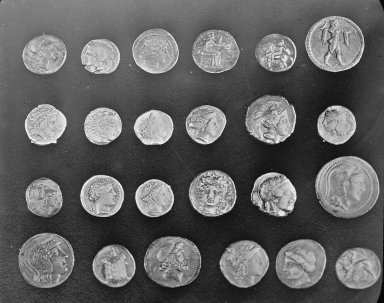
#> input picture skimage.data.coins(), 384 x 303 px
$ python semana10_texturas.py
#> lines starting #> are read from the running program, lines starting #| are printed output that depends on the picture; after the words box and inside, x2 and y2 are one past the last pixel; in counts of white or black regions, pixels touching at a corner belong together
# ==========================================================
# SEMANA 10
# RECONOCIMIENTO Y COMPARACIÓN DE IMÁGENES
#
# Imagen
#   ↓
# Escala de grises
#   ↓
# Otsu
#   ↓
# Regiones
#   ↓
# Intensidad
#   ↓
# Textura LBP
#   ↓
# Vector de características
#   ↓
# Comparación entre imágenes
# ==========================================================

from pathlib import Path
import argparse
import json

import matplotlib

matplotlib.use("Agg")

import matplotlib.pyplot as plt
import numpy as np

from PIL import Image

from skimage import (
    color,
    data,
    filters,
    measure,
)

from skimage.feature import (
    local_binary_pattern,
)


# ==========================================================
# CONFIGURACIÓN GENERAL
# ==========================================================

ROOT = (
    Path(__file__)
    .resolve()
    .parent
    .parent
)

ARTIFACTS = (
    ROOT
    / "artifacts"
)

REPORTS = (
    ROOT
    / "reports"
)

ARTIFACTS.mkdir(
    parents=True,
    exist_ok=True
)

REPORTS.mkdir(
    parents=True,
    exist_ok=True
)


# ==========================================================
# CLASE PRINCIPAL
# ==========================================================

class ProcesadorCaracteristicasSemana10:

    def __init__(
        self,
        area_minima=50,
        radio_lbp=2
    ):

        self.area_minima = int(
            area_minima
        )

        self.radio_lbp = int(
            radio_lbp
        )

        if self.area_minima < 1:

            raise ValueError(
                "El área mínima debe ser mayor o igual a 1."
            )

        if self.radio_lbp < 1:

            raise ValueError(
                "El radio LBP debe ser mayor o igual a 1."
            )

        self.puntos_lbp = (
            8
            *
            self.radio_lbp
        )


    # ======================================================
    # CARGAR IMAGEN
    # ======================================================

    # [68 lines left out: function cargar_imagen, not called in this run]


    # ======================================================
    # IMAGEN ACADÉMICA DE PRUEBA
    # ======================================================

    def cargar_imagen_prueba(
        self
    ):

        return data.coins()


    # ======================================================
    # ESCALA DE GRISES
    # ======================================================

    def convertir_grises(
        self,
        imagen
    ):

        if imagen.ndim == 2:

            gris = imagen.astype(
                np.float64
            )

            if gris.max() > 1:

                gris = (
                    gris
                    /
                    255.0
                )

        else:

            gris = color.rgb2gray(
                imagen
            )


        return gris


    # ======================================================
    # SEGMENTACIÓN OTSU
    # ======================================================

    def segmentar_otsu(
        self,
        gris
    ):

        umbral = (
            filters.threshold_otsu(
                gris
            )
        )


        mascara = (
            gris
            >
            umbral
        )


        return (
            float(
                umbral
            ),
            mascara
        )


    # ======================================================
    # REGIONES CONECTADAS
    # ======================================================

    def detectar_regiones(
        self,
        mascara
    ):

        etiquetas = (
            measure.label(
                mascara
            )
        )


        regiones_totales = (
            measure.regionprops(
                etiquetas
            )
        )


        regiones_validas = [
            region
            for region in regiones_totales
            if region.area
            >
            self.area_minima
        ]


        return (
            etiquetas,
            regiones_totales,
            regiones_validas
        )


    # ======================================================
    # MEDICIÓN DE REGIONES
    # ======================================================

    def medir_regiones(
        self,
        regiones_validas
    ):

        areas = np.array(
            [
                region.area
                for region in regiones_validas
            ],
            dtype=float
        )


        if len(
            areas
        ) > 0:

            area_media = float(
                areas.mean()
            )

            desviacion_area = float(
                areas.std()
            )

        else:

            area_media = 0.0
            desviacion_area = 0.0


        return {

            "cantidad_regiones":
                int(
                    len(
                        regiones_validas
                    )
                ),

            "area_media":
                area_media,

            "desviacion_area":
                desviacion_area
        }


    # ======================================================
    # HISTOGRAMA DE INTENSIDAD
    # ======================================================

    def calcular_histograma_intensidad(
        self,
        gris
    ):

        imagen_255 = (
            gris
            *
            255.0
        )


        histograma, bins = (
            np.histogram(
                imagen_255.ravel(),
                bins=32,
                range=(
                    0,
                    256
                ),
                density=True
            )
        )


        return (
            histograma,
            bins
        )


    # ======================================================
    # DISTRIBUCIÓN DE INTENSIDAD
    # ======================================================

    def calcular_distribucion_intensidad(
        self,
        gris
    ):

        imagen_255 = (
            gris
            *
            255.0
        )


        total = int(
            imagen_255.size
        )


        oscuros = int(
            np.sum(
                imagen_255 <= 84
            )
        )


        intermedios = int(
            np.sum(
                (
                    imagen_255 >= 85
                )
                &
                (
                    imagen_255 <= 169
                )
            )
        )


        claros = int(
            np.sum(
                imagen_255 >= 170
            )
        )


        def calcular_porcentaje(
            cantidad
        ):

            if total == 0:
                return 0.0

            return round(
                (
                    cantidad
                    /
                    total
                )
                *
                100,
                2
            )


        return {

            "oscuras": {
                "pixeles":
                    oscuros,

                "porcentaje":
                    calcular_porcentaje(
                        oscuros
                    )
            },

            "intermedias": {
                "pixeles":
                    intermedios,

                "porcentaje":
                    calcular_porcentaje(
                        intermedios
                    )
            },

            "claras": {
                "pixeles":
                    claros,

                "porcentaje":
                    calcular_porcentaje(
                        claros
                    )
            },

            "total_pixeles":
                total
        }


    # ======================================================
    # TEXTURA LBP
    # ======================================================

    def calcular_textura_lbp(
        self,
        gris
    ):

        imagen_lbp = (
            gris
            *
            255
        ).astype(
            np.uint8
        )


        lbp = (
            local_binary_pattern(
                imagen_lbp,
                self.puntos_lbp,
                self.radio_lbp,
                method="uniform"
            )
        )


        histograma_lbp, _ = (
            np.histogram(
                lbp.ravel(),
                bins=np.arange(
                    0,
                    self.puntos_lbp + 3
                ),
                density=True
            )
        )


        return (
            lbp,
            histograma_lbp
        )


    # ======================================================
    # VECTOR DE CARACTERÍSTICAS
    # ======================================================

    def construir_vector_caracteristicas(
        self,
        mediciones,
        histograma_intensidad,
        histograma_lbp
    ):

        regiones = np.array(
            [
                mediciones[
                    "area_media"
                ],

                mediciones[
                    "desviacion_area"
                ],

                mediciones[
                    "cantidad_regiones"
                ]
            ],
            dtype=float
        )


        vector = np.concatenate(
            [
                regiones,
                histograma_intensidad,
                histograma_lbp
            ]
        )


        return vector


    # ======================================================
    # EXTRAER DESCRIPTORES
    # ======================================================

    def extraer_descriptores(
        self,
        imagen
    ):

        gris = (
            self.convertir_grises(
                imagen
            )
        )


        (
            umbral,
            mascara
        ) = (
            self.segmentar_otsu(
                gris
            )
        )


        (
            etiquetas,
            regiones_totales,
            regiones_validas
        ) = (
            self.detectar_regiones(
                mascara
            )
        )


        mediciones = (
            self.medir_regiones(
                regiones_validas
            )
        )


        (
            histograma_intensidad,
            bins
        ) = (
            self.calcular_histograma_intensidad(
                gris
            )
        )


        distribucion_intensidad = (
            self.calcular_distribucion_intensidad(
                gris
            )
        )


        (
            lbp,
            histograma_lbp
        ) = (
            self.calcular_textura_lbp(
                gris
            )
        )


        vector = (
            self.construir_vector_caracteristicas(
                mediciones,
                histograma_intensidad,
                histograma_lbp
            )
        )


        return {

            "gris":
                gris,

            "umbral":
                umbral,

            "mascara":
                mascara,

            "etiquetas":
                etiquetas,

            "regiones_totales":
                regiones_totales,

            "regiones_validas":
                regiones_validas,

            "mediciones":
                mediciones,

            "histograma_intensidad":
                histograma_intensidad,

            "bins":
                bins,

            "distribucion_intensidad":
                distribucion_intensidad,

            "lbp":
                lbp,

            "histograma_lbp":
                histograma_lbp,

            "vector":
                vector
        }


    # ======================================================
    # GUARDAR VECTOR
    # ======================================================

    def guardar_vector(
        self,
        vector,
        nombre="semana10_features.npy"
    ):

        ruta = (
            ARTIFACTS
            /
            nombre
        )


        np.save(
            ruta,
            vector
        )


        return ruta


    # ======================================================
    # GUARDAR HISTOGRAMA
    # ======================================================

    def guardar_histograma(
        self,
        histograma,
        bins,
        nombre="semana10_histograma.png"
    ):

        centros = (
            bins[:-1]
            +
            bins[1:]
        ) / 2


        figura, eje = (
            plt.subplots(
                figsize=(
                    7,
                    4
                )
            )
        )


        eje.plot(
            centros,
            histograma
        )


        eje.set_title(
            "Histograma de intensidad - Semana 10"
        )


        eje.set_xlabel(
            "Intensidad"
        )


        eje.set_ylabel(
            "Densidad"
        )


        figura.tight_layout()


        ruta = (
            ARTIFACTS
            /
            nombre
        )


        figura.savefig(
            ruta,
            dpi=160
        )


        plt.close(
            figura
        )


        return ruta


    # ======================================================
    # CONVERTIR DESCRIPTORES A RESULTADO
    # ======================================================

    def construir_resultado(
        self,
        nombre,
        descriptores,
        ruta_features=None,
        ruta_histograma=None
    ):

        mediciones = (
            descriptores[
                "mediciones"
            ]
        )


        resultado = {

            "archivo":
                str(
                    nombre
                ),

            "umbral_otsu":
                float(
                    descriptores[
                        "umbral"
                    ]
                ),

            "regiones_totales":
                int(
                    len(
                        descriptores[
                            "regiones_totales"
                        ]
                    )
                ),

            "regiones":
                int(
                    mediciones[
                        "cantidad_regiones"
                    ]
                ),

            "area_minima":
                int(
                    self.area_minima
                ),

            "area_media":
                float(
                    mediciones[
                        "area_media"
                    ]
                ),

            "desviacion_area":
                float(
                    mediciones[
                        "desviacion_area"
                    ]
                ),

            "radio_lbp":
                int(
                    self.radio_lbp
                ),

            "puntos_lbp":
                int(
                    self.puntos_lbp
                ),

            "dimension_vector":
                int(
                    len(
                        descriptores[
                            "vector"
                        ]
                    )
                ),

            "distribucion_intensidad":
                descriptores[
                    "distribucion_intensidad"
                ]
        }


        if ruta_features is not None:

            resultado[
                "features"
            ] = str(
                ruta_features
            )


        if ruta_histograma is not None:

            resultado[
                "histograma"
            ] = str(
                ruta_histograma
            )


        return resultado


    # ======================================================
    # ANALIZAR UNA IMAGEN
    # ======================================================

    def procesar_imagen(
        self,
        imagen,
        nombre="imagen"
    ):

        descriptores = (
            self.extraer_descriptores(
                imagen
            )
        )


        ruta_features = (
            self.guardar_vector(
                descriptores[
                    "vector"
                ]
            )
        )


        ruta_histograma = (
            self.guardar_histograma(
                descriptores[
                    "histograma_intensidad"
                ],
                descriptores[
                    "bins"
                ]
            )
        )


        return (
            self.construir_resultado(
                nombre,
                descriptores,
                ruta_features,
                ruta_histograma
            )
        )


    # [545 lines left out: functions analizar, similitud_coseno, similitud_relativa, comparar, not called in this run]


    # ======================================================
    # EJEMPLO INDIVIDUAL
    # ======================================================

    def ejecutar_ejemplo_clase(
        self
    ):

        imagen = (
            self.cargar_imagen_prueba()
        )


        return (
            self.procesar_imagen(
                imagen,
                nombre="skimage.data.coins"
            )
        )


# ==========================================================
# FUNCIÓN DE INTEGRACIÓN INDIVIDUAL
# ==========================================================

# [46 lines left out: functions analizar_imagen_semana10, comparar_imagenes_semana10, not called in this run]


# ==========================================================
# EJEMPLO ACADÉMICO
# ==========================================================

def ejecutar_semana10_clase(
    area_minima=50,
    radio_lbp=2
):

    procesador = (
        ProcesadorCaracteristicasSemana10(
            area_minima=area_minima,
            radio_lbp=radio_lbp
        )
    )


    return (
        procesador.ejecutar_ejemplo_clase()
    )


# ==========================================================
# CONSOLA
# ==========================================================

def main():

    parser = argparse.ArgumentParser(
        description=(
            "Semana 10 - Extracción y comparación "
            "de características visuales."
        )
    )


    parser.add_argument(
        "--imagen",
        type=str,
        default=None
    )


    parser.add_argument(
        "--referencia",
        type=str,
        default=None
    )


    parser.add_argument(
        "--comparacion",
        type=str,
        default=None
    )


    parser.add_argument(
        "--area-minima",
        type=int,
        default=50
    )


    parser.add_argument(
        "--radio-lbp",
        type=int,
        default=2
    )


    parser.add_argument(
        "--json",
        action="store_true"
    )


    args = (
        parser.parse_args()
    )


    try:

        if (
            args.referencia
            and
            args.comparacion
        ):

            resultado = (
                comparar_imagenes_semana10(
                    ruta_referencia=
                        args.referencia,

                    ruta_comparacion=
                        args.comparacion,

                    area_minima=
                        args.area_minima,

                    radio_lbp=
                        args.radio_lbp
                )
            )

        elif args.imagen:

            resultado = (
                analizar_imagen_semana10(
                    ruta_imagen=
                        args.imagen,

                    area_minima=
                        args.area_minima,

                    radio_lbp=
                        args.radio_lbp
                )
            )

        else:

            resultado = (
                ejecutar_semana10_clase(
                    area_minima=
                        args.area_minima,

                    radio_lbp=
                        args.radio_lbp
                )
            )
#> in cargar_imagen_prueba, returned value is the input picture: shape (303, 384); min 1, max 252, mean 96.9
#> in segmentar_otsu, `umbral = ( filters.threshold_otsu( gris ) )`: umbral = 0.417
#> in segmentar_otsu, `mascara = ( gris > umbral )`:
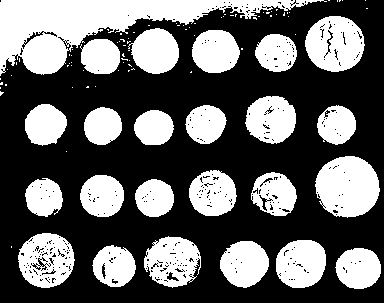
#> mascara: shape (303, 384) bool; 39.2% white; 98 white regions (74 under 20 px)
#> in detectar_regiones, `etiquetas = ( measure.label( mascara ) )`:
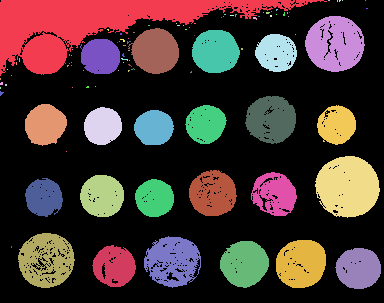
#> etiquetas: shape (303, 384) int32; 99 distinct labels, from 0 to 98; one colour per label, 0 black
#> in detectar_regiones, `regiones_totales = ( measure.regionprops( etiquetas ) )`: regiones_totales = 98 regions; largest, box (x1, y1, x2, y2) and area: (0, 0, 327, 76) 9180, (315, 156, 380, 218) 3070, (305, 16, 365, 72) 2468, (18, 233, 75, 288) 2137, (144, 236, 201, 288) 1993
#> in detectar_regiones, `regiones_validas = [ region for region in regiones_totales if region.a..`: regiones_validas = 24 regions; largest, box (x1, y1, x2, y2) and area: (0, 0, 327, 76) 9180, (315, 156, 380, 218) 3070, (305, 16, 365, 72) 2468, (18, 233, 75, 288) 2137, (144, 236, 201, 288) 1993
#> (the rest of the program and of its run is left out)
